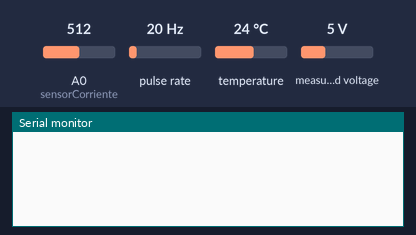
Bench run of a sketch on a simulated Arduino Uno, built with avr-gcc and run on an emulated ATmega328P. On the bench: the last lines printed to the serial monitor. Wiring (inferred from the names in the program): pulse sensor: data pin 3. The inputs (shaded band) are chosen by the test bench; at power-on: pulse rate 20 Hz, temperature 24 °C, measured voltage 5 V, A0 (sensorCorriente) = 512.

Above: at 1.2 s.
1.3 s: pulse rate (sensor on pin 3) set to 100 Hz
At 2.0 s:
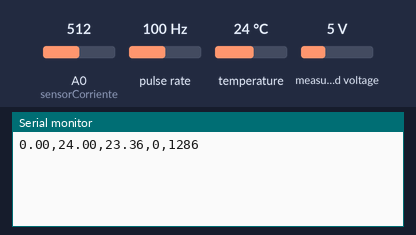
4.0 s: temperature set to 12 °C
At 4.0 s:
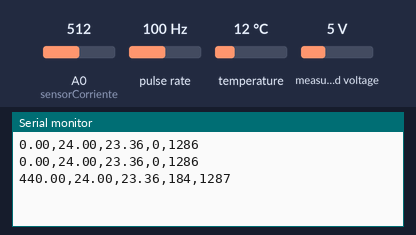
5.5 s: measured voltage set to 0.3 V
At 6.9 s:
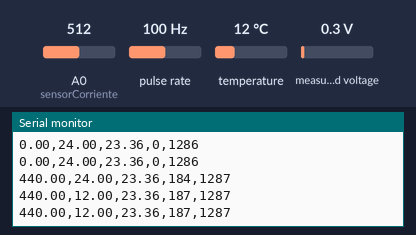
7.0 s: A0 (sensorCorriente) set to 490
At 8.1 s:
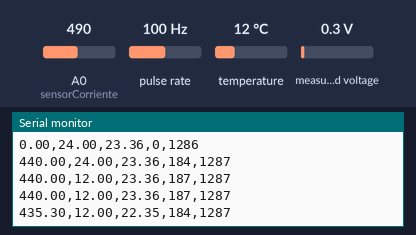
8.5 s: pulse rate (sensor on pin 3) set to 4 Hz
At 9.8 s:
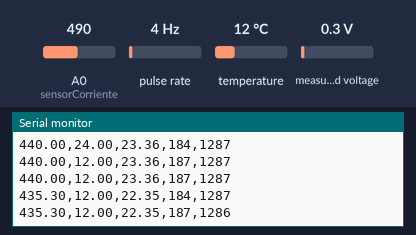
10.0 s: temperature set to 19 °C
At 11.3 s:
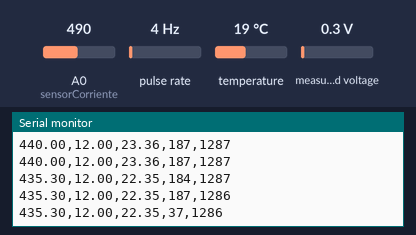
Timing chart, 0 to 12.5 s (numbered marks = the images above; inputs shaded):
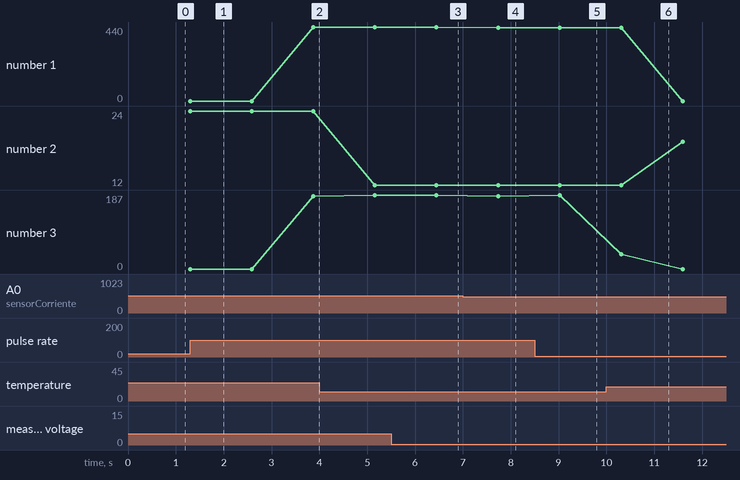

The sketch:

ArduinoCode.ino
```cpp
#include <OneWire.h>
#include <DallasTemperature.h>
#include <ZMPT101B.h>

#define SENSITIVITY 500.0f

#define ONE_WIRE_BUS_TEMP 2   // Pin para el sensor de temperatura DS18B20 2 Digital

// ZMPT101B sensor output connected to analog pin A1 and the voltage source frequency is 50 Hz.
ZMPT101B voltageSensor(A1, 50.0);

OneWire oneWire(ONE_WIRE_BUS_TEMP);
DallasTemperature sensors(&oneWire);

// Sensor de Corriente colocar en A0, el pin 0 Analogico
const int sensorCorriente = 14;

// Sensor de RPM en el pin D3, pin 3 digital
volatile int cont = 0;
int voltas = 0;
const int sensorRPM = 3;

unsigned long loopStartTime = 0;

void setup() {
  Serial.begin(9600);
  voltageSensor.setSensitivity(SENSITIVITY);
  pinMode(sensorCorriente, INPUT);
  sensors.begin();
  pinMode(sensorRPM, INPUT);
  attachInterrupt(digitalPinToInterrupt(3), interrupcao, RISING);

}

void loop() {
  analogReference(DEFAULT);
  loopStartTime = millis();

  // Sensor de RPM
  detachInterrupt(digitalPinToInterrupt(3));
  voltas = (cont*3);
  if (voltas-210<0){
    voltas = 0;
  }
  else {
    voltas = voltas-200;
  }
  cont = 0;
  attachInterrupt(digitalPinToInterrupt(3), interrupcao, RISING);


  // Sensor de voltaje
  float voltage = voltageSensor.getRmsVoltage();


  // Sensor de Temperatura DS18B20
  sensors.requestTemperatures();
  float temperatureC = sensors.getTempCByIndex(0); // Obtener temperatura en grados Celsius

  // Sensor de Corriente
  analogReference(INTERNAL);
  float Irms=get_corriente(); //Corriente eficaz (A)
  Irms = Irms;


  if (voltas != 0 && Irms != 0) {
    voltage += 210;
  }

  else {
    voltage = 0;
  }

  Serial.print(voltage);
  Serial.print(",");
  Serial.print(temperatureC);
  Serial.print(",");
  Serial.print(Irms,2);
  Serial.print(",");
  Serial.print(voltas);


  unsigned long loopEndTime = millis();
  unsigned long loopExecutionTime = loopEndTime - loopStartTime;
  Serial.print(",");
  Serial.println(loopExecutionTime);


}

void interrupcao(){
  cont++;
}

float get_corriente() {
  float voltajeSensor;
  float corriente = 0;
  float Sumatoria = 0;
  long tiempo = millis();
  int N = 0;
  while (millis() - tiempo < 500) { // Duración de 1 segundo (50 ciclos de 50Hz)
    voltajeSensor = analogRead(A0) * (1.1 / 1023.0); // Voltaje del sensor
    corriente = voltajeSensor * 30.0; // Corriente = VoltajeSensor * (20A/1V) para 50Hz
    Sumatoria = Sumatoria + sq(corriente); // Sumatoria de Cuadrados
    N = N + 1;
    delay(1);
  }
  Sumatoria = Sumatoria * 2; // Para compensar los cuadrados de los semiciclos negativos.
  corriente = sqrt((Sumatoria) / N); // Ecuación del RMS
  return (corriente);
}
```

Measured:
- after the input at 7.0 s, the serial monitor: prints a new line after 0.73 s (image 4)
- plotted number 2: 24 → 12 after the input at 4.0 s, 12 → 19 after the input at 10.0 s
